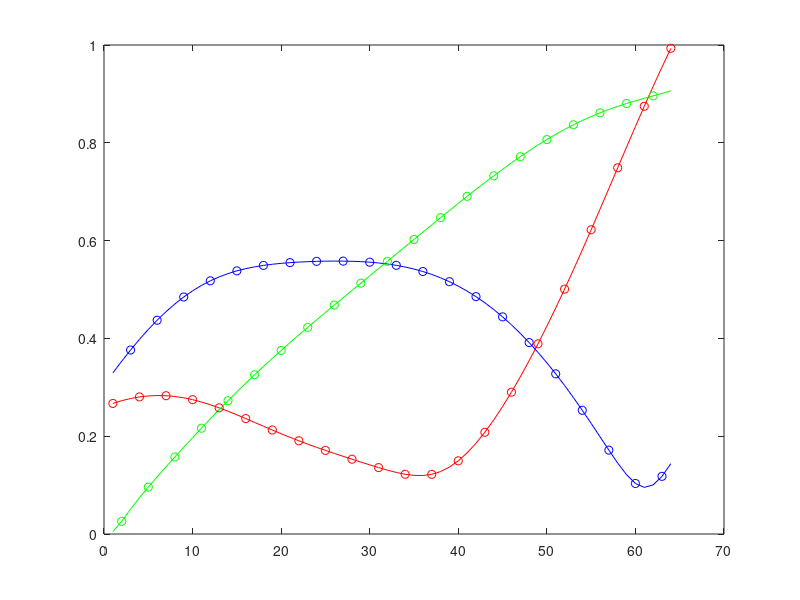

Recreate this plot in MATLAB.
  function colormap_show
%|function colormap_show
%| plot colormap using natural rgb colors

tmp = colormap(gca);

ii = 1:size(tmp,1);
i1 = ii(1:3:end);
i2 = ii(2:3:end);
i3 = ii(3:3:end);
plot(...
	ii, tmp(:,1), 'r', ...
	ii, tmp(:,2), 'g', ...
	ii, tmp(:,3), 'b', ...
	i1, tmp(i1,1), 'ro', ...
	i2, tmp(i2,2), 'go', ...
	i3, tmp(i3,3), 'bo')
